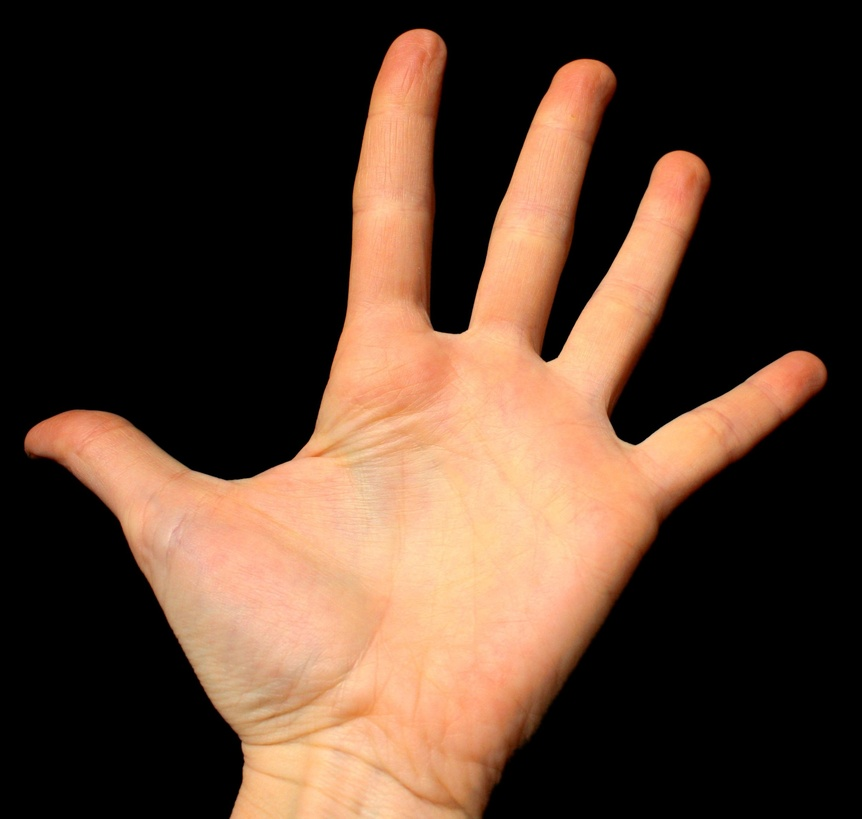
#> input picture Images/H13a.jpg, 862 x 819 px, shrunk from 2540 x 2414 before the run
$ python -i vphoto.py   (imports and definitions only)
#> lines starting #> are read from the running program, lines starting #| are printed output that depends on the picture
# -*- coding: utf-8 -*-
"""
Created on Sat Oct 17 09:46:36 2020

@author: Jerry
"""


import os
import numpy as np
import urllib.request as req
import cv2
import pandas as pd


#%%
# computed the transformation from BGR (or RBG) to HSV
# the use of the mode='cv2' is much faster
#  this was written prior to this project

def img2HSV (img,mode='cv2',output='t', incolor = 'BGR' ):
    if img.dtype == 'uint8':  img = img.astype('float32')/255.
    if incolor == 'RGB':  img = img[:,:,::-1]
    if mode=='cv2':
        hsv = cv2.cvtColor(img,cv2.COLOR_HSV2BGR)
        if output == 's':  return cv2.split(hsv)
        return hsv
    B,G,R = cv2.split(img)
    cmax = np.maximum.reduce([R,G,B])
    cmin = np.minimum.reduce([R,G,B])
    dc = cmax - cmin
    hue = np.zeros(cmax.shape,dtype='float32')
    hx = np.zeros(cmax.shape,dtype='float32')
    hx[dc!=0] = ((G[dc!=0]-B[dc!=0])/dc[dc!=0]) % 6.0
    hue[cmax==R] = hx[cmax==R]

    hx[:,:] = 0.0
    hx[dc!=0] = ((B[dc!=0]-R[dc!=0])/dc[dc!=0]) + 2.0
    hue[cmax==G] = hx[cmax==G]

    hx[:,:] = 0.0
    hx[dc!=0] = ((R[dc!=0]-G[dc!=0])/dc[dc!=0]) + 4.0
    hue[cmax==B] = hx[cmax==B]
    hue[dc==0] = 0.0
    hue = 60*hue
    satu = np.zeros(cmax.shape,dtype='float32')
    satu[cmax!=0] = dc[cmax!=0]/cmax[cmax!=0]
    V = cmax
    if output == 's':     return hue,satu,V
    return(cv2.merge((hue,satu,V)))


# splits file to path, name and extension

# [141 lines left out: functions fileSplit, getImgFromURL, readImage, indexRel, imgCoVar, imgMedian and 1 more, not called in this run]

>>> import cv2
>>> picture = cv2.imread('Images/H13a.jpg')
#> picture is the input picture: shape (819, 862, 3); mean B, G, R 45.2, 60.7, 84.9
>>> result = img2HSV(picture)
#> in img2HSV, `hsv = cv2.cvtColor(img,cv2.COLOR_HSV2BGR)`:
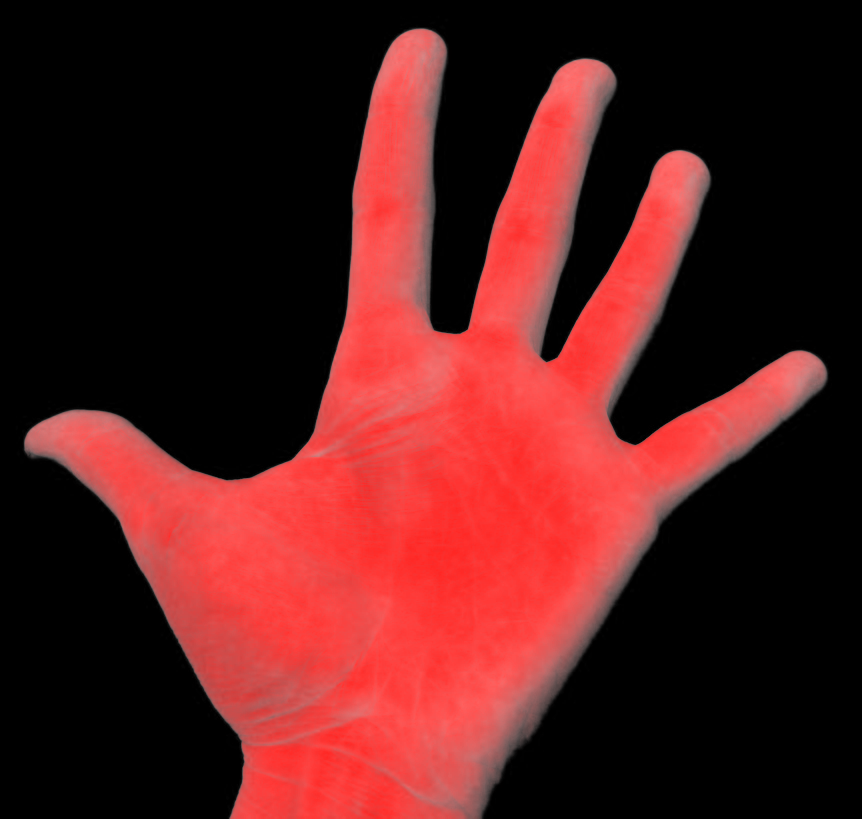
#> hsv: shape (819, 862, 3) float32; mean B, G, R 0.11, 0.111, 0.333
